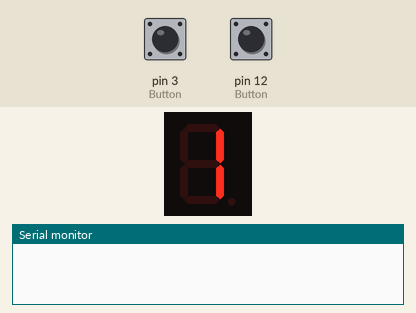
This sketch was run on a simulated Arduino Uno, built with avr-gcc and run on an emulated ATmega328P. Parts: 1-digit seven-segment display, the last lines printed to the serial monitor. Wiring (inferred from the names in the program): 1-digit 7-segment display, segments lit when LOW: segments pin 9, pin 8, pin 5, pin 6, pin 7, pin 10, pin 11, pin 4. The inputs (shaded band) are chosen by the test bench; at power-on: pin 3 (Button) HIGH, pin 12 (Button) HIGH. Random numbers use the default seed unless the sketch sets one; the segment pins are drawn as the display they are named for.

Above: at 1.2 s.
1.3 s: pin 3 (Button) pulled LOW for 0.15 s
At 2.7 s:
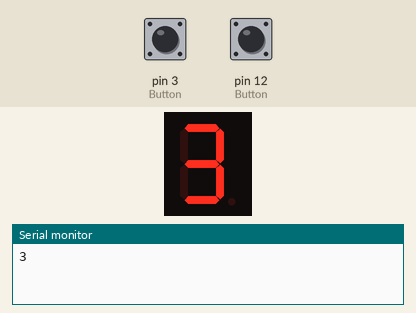
4.3 s: pin 12 (Button) pulled LOW for 3.2 s
At 6.42 s:
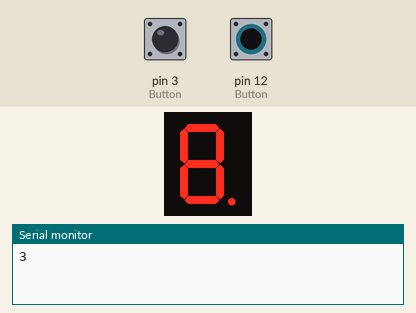
9.0 s: pin 12 (Button) pulled LOW for 0.15 s
At 10.6 s:
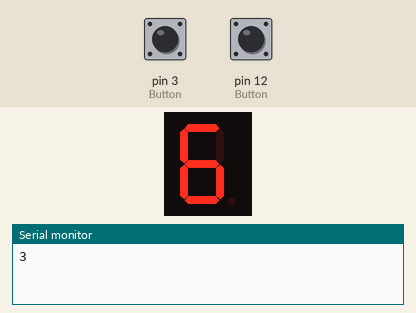
10.9 s: pin 12 (Button) pulled LOW for 1 s
At 13.5 s:
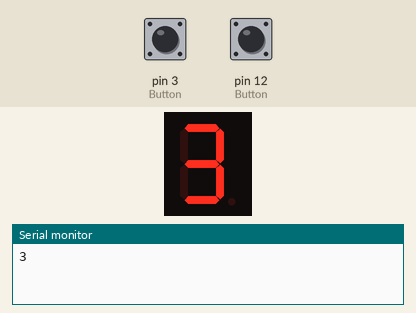
13.9 s: pin 12 (Button) pulled LOW for 0.15 s
At 15.7 s:
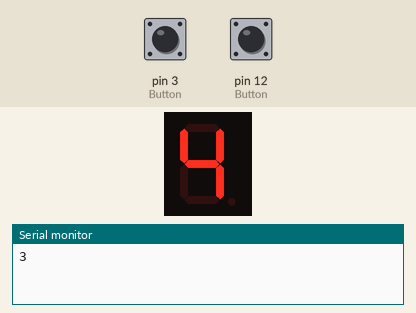
Timing chart, 0 to 16.8 s (numbered marks = the images above; inputs shaded):
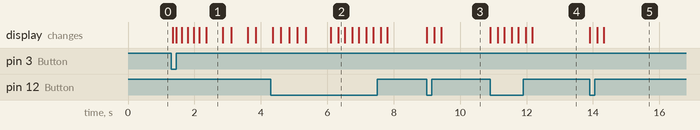

The sketch:

7segmants.ino
```cpp
// G = 11        A A A A
// F = 10       F       B
// A = 9        F       B
// B = 8         G G G G
// E = 7        E       C
// D = 6        E       C
// C = 5         D D D D  DP
// H = 4
// 1 = 01100000
// 2 = 11011010
// 3 = 11110010
// 4 = 01100110
// 5 = 10110110
// 6 = 10111110

int pin[8]={9,8,5,6,7,10,11,4};
int num1[8]={0,1,1,0,0,0,0,0};
int num2[8]={1,1,0,1,1,0,1,0};
int num3[8]={1,1,1,1,0,0,1,0};
int num4[8]={0,1,1,0,0,1,1,0};
int num5[8]={1,0,1,1,0,1,1,0};
int num6[8]={1,0,1,1,1,1,1,0};
int num7[8]={1,0,1,1,1,1,1,0};
int num8[8]={1,1,1,0,0,0,0,0};
int num9[8]={1,1,1,1,0,1,1,0};
int num0[8]={1,1,1,1,1,1,0,0};
// display sign for win and lose
int L[8]={0,0,0,1,1,1,0,0};
int E[8]={1,0,0,1,1,1,1,0};
int non[8]={0,0,0,0,0,0,0,0};
int all[8]={1,1,1,1,1,1,1,1};
// display sign for transition
int a,number;
int beginnumber = 0;

void setup()
{
  int i;

  randomSeed(analogRead(0));
  Serial.begin(9600);
  pinMode(12, INPUT_PULLUP);
  pinMode(3, INPUT_PULLUP);

  for(i=0;i<8;i++)
  {
    pinMode(pin[i],OUTPUT);
  }


}

void numberdisplay(int a)
{
  int i;

  if(a==1)
  for(i=0;i<8;i++)
  {
    digitalWrite(pin[i],!num1[i]);
  }
  else
  if(a==2)
  for(i=0;i<8;i++)
  {
    digitalWrite(pin[i],!num2[i]);
  }
  else if(a==3)
  for(i=0;i<8;i++)
  {
    digitalWrite(pin[i],!num3[i]);
  }
  else if(a==4)
  for(i=0;i<8;i++)
  {
    digitalWrite(pin[i],!num4[i]);
  }
  else if(a==5)
  for(i=0;i<8;i++)
  {
    digitalWrite(pin[i],!num5[i]);
  }
  else if(a==6)
  for(i=0;i<8;i++)
  {
    digitalWrite(pin[i],!num6[i]);
  }
  else if(a==7)
  for(i=0;i<8;i++)
  {
    digitalWrite(pin[i],!num7[i]);
  }
  else if(a==8)
  for(i=0;i<8;i++)
  {
    digitalWrite(pin[i],!num8[i]);
  }
  else if(a==9)
  for(i=0;i<8;i++)
  {
    digitalWrite(pin[i],!num9[i]);
  }
  else if(a==10)
  for(i=0;i<8;i++)
  {
    digitalWrite(pin[i],!num0[i]);
  }
  else if(a==11)
  for(i=0;i<8;i++)
  {
    digitalWrite(pin[i],!all[i]);
  }
  else if(a==12)
  for(i=0;i<8;i++)
  {
    digitalWrite(pin[i],!L[i]);
  }
  else if(a==13)
  for(i=0;i<8;i++)
  {
    digitalWrite(pin[i],!non[i]);
  }
  else if(a==14)
  for(i=0;i<8;i++)
  {
    digitalWrite(pin[i],!E[i]);
  }

}

int randomthenumber()
{
return random(1,7);
}

void effecttransition()
{

  int i,j;
  for(j=0;j<3;j++)
  {
  for(i=0;i<14;i++)
  {
  numberdisplay(i);
  delay(25);
  }
  }
}

void effecttransition1()
{

  int i,j;
  for(j=0;j<3;j++)
  {

  numberdisplay(13);
  delay(50);
  numberdisplay(11);
  delay(25);

  }
}
void losedisplay()
{
   numberdisplay(12);
  delay(250);
  numberdisplay(10);
  delay(250);
  numberdisplay(5);
  delay(250);
  numberdisplay(14);
  delay(250);

}
void winanimation()
{

  int i;
  int disE[8]={0,0,0,0,1,0,0,0};
  int disF[8]={0,0,0,0,0,1,0,0};
  int disA[8]={1,0,0,0,0,0,0,0};
  int disB[8]={0,1,0,0,0,0,0,0};
  int disC[8]={0,0,1,0,0,0,0,0};
  int disD[8]={0,0,0,1,0,0,0,0};
  delay(50);
  for(i=0;i<8;i++)
  {
    digitalWrite(pin[i],!disE[i]);
    delay(50);
  }
  for(i=0;i<8;i++)
  {
    digitalWrite(pin[i],!disF[i]);
    delay(50);
  }
  for(i=0;i<8;i++)
  {
    digitalWrite(pin[i],!disA[i]);
    delay(50);
  }
  for(i=0;i<8;i++)
  {
    digitalWrite(pin[i],!disB[i]);
    delay(50);
  }
  for(i=0;i<8;i++)
  {
    digitalWrite(pin[i],!disC[i]);
    delay(50);
  }
  for(i=0;i<8;i++)
  {
    digitalWrite(pin[i],!disD[i]);
    delay(50);
  }
  numberdisplay(13);
  delay(50);
  numberdisplay(11);
  delay(25);
  numberdisplay(13);
  delay(50);
  numberdisplay(11);
  delay(25);


}
void WinOrNot(int number)
{
  int i,j;

  j = randomthenumber();
  Serial.print(j);
  numberdisplay(j);
  delay(500);
  numberdisplay(13);
  delay(250);
  numberdisplay(j);
  delay(500);
  numberdisplay(13);
  delay(250);
  numberdisplay(j);
  delay(500);
  numberdisplay(13);
  delay(250);

  if(number == j)
  {
    winanimation();
    delay(500);
  }
  else
  {
    losedisplay();
    delay(500);
  }

  beginnumber=0;
}

void loop()
{

  a=beginnumber%6+1;

  numberdisplay(a);

  if(digitalRead(3) == 0) // ressing Button B
    {
      effecttransition();
      WinOrNot(a);
    }
  else if(digitalRead(12) == 0) // Pressing Button A
  {
    effecttransition1();
    delay(200);
    beginnumber++;
  }


}
```

Measured:
- after the input at 1.3 s, the display: first changes after 0.05 s (image 1 shows a later state)
- after the input at 9.0 s, the display: first changes at once (image 3 shows a later state)
- after the input at 10.9 s, the display: first changes at once (image 4 shows a later state)
- after the input at 13.9 s, the display: first changes at once (image 5 shows a later state)
- what the display in image 1 shows lasts 0.5 s, from 2.4 s to 2.9 s
